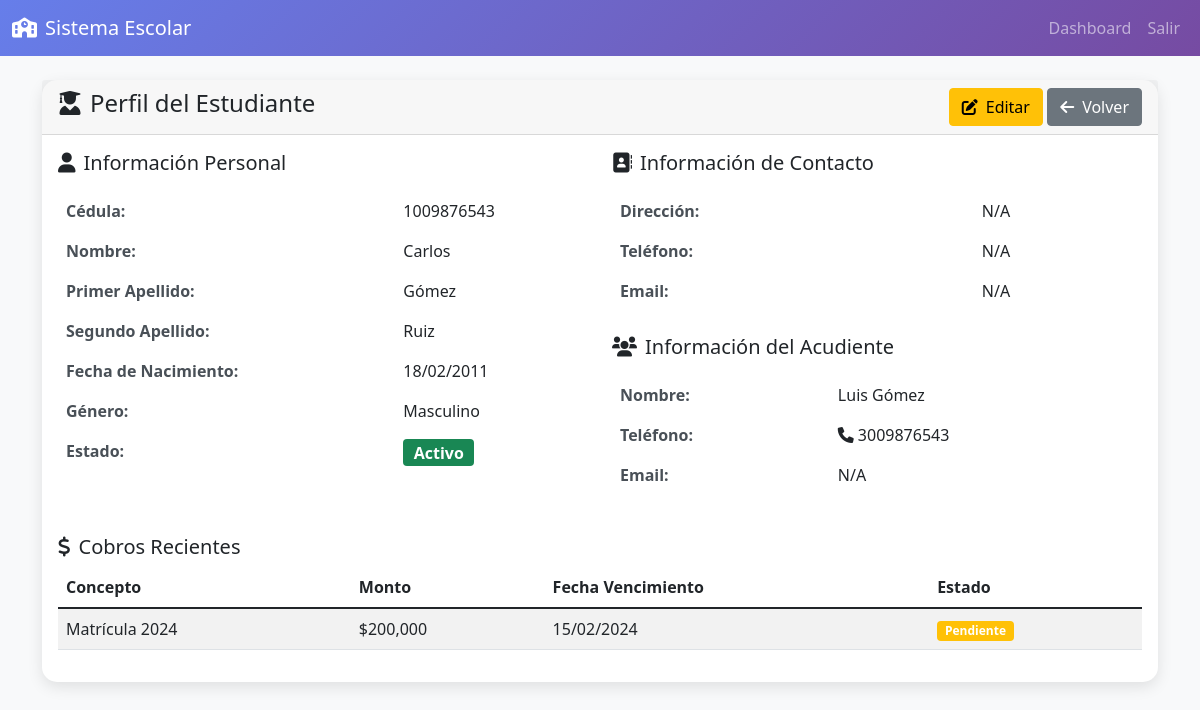
The app's page /estudiantes/ver.php?id=1009876543 (signed in) with its own data.
### tables this page shows
CREATE TABLE IF NOT EXISTS estudiantes (
    cedula VARCHAR(20) PRIMARY KEY,
    nombre VARCHAR(100) NOT NULL,
    apellido1 VARCHAR(100) NOT NULL,
    apellido2 VARCHAR(100),
    fecha_nacimiento DATE NOT NULL,
    genero ENUM('Masculino', 'Femenino', 'Otro') NOT NULL,
    direccion TEXT,
    telefono VARCHAR(20),
    email VARCHAR(100),
    acudiente_nombre VARCHAR(200),
    acudiente_telefono VARCHAR(20),
    acudiente_email VARCHAR(100),
    estado ENUM('Activo', 'Inactivo', 'Graduado', 'Retirado') DEFAULT 'Activo',
    fecha_ingreso DATE DEFAULT (CURRENT_DATE),
    observaciones TEXT,
    created_at TIMESTAMP DEFAULT CURRENT_TIMESTAMP,
    updated_at TIMESTAMP DEFAULT CURRENT_TIMESTAMP ON UPDATE CURRENT_TIMESTAMP
);

CREATE TABLE IF NOT EXISTS cobros (
    id_cobro INT AUTO_INCREMENT PRIMARY KEY,
    estudiante_id VARCHAR(20) NOT NULL,
    curso_codigo VARCHAR(20),
    concepto VARCHAR(200) NOT NULL,
    descripcion TEXT,
    monto DECIMAL(10,2) NOT NULL,
    fecha_cobro DATE DEFAULT (CURRENT_DATE),
    fecha_vencimiento DATE NOT NULL,
    fecha_pago DATE NULL,
    estado ENUM('Pendiente', 'Pagado', 'Vencido', 'Cancelado') DEFAULT 'Pendiente',
    metodo_pago ENUM('Efectivo', 'Transferencia', 'Tarjeta', 'Cheque', 'Otro'),
    numero_comprobante VARCHAR(100),
    observaciones TEXT,
    created_at TIMESTAMP DEFAULT CURRENT_TIMESTAMP,
    updated_at TIMESTAMP DEFAULT CURRENT_TIMESTAMP ON UPDATE CURRENT_TIMESTAMP,
    FOREIGN KEY (estudiante_id) REFERENCES estudiantes(cedula) ON DELETE CASCADE,
    FOREIGN KEY (curso_codigo) REFERENCES cursos(codigo) ON DELETE SET NULL
);

### estudiantes/ver.php (the view, shortened to what this page needs)
<?php
$database = new Database();
$conn = $database->getConnection();
$cedula = $_GET['id'] ?? null;
$stmt = $conn->prepare("SELECT * FROM estudiantes WHERE cedula = :cedula");
$stmt->bindParam(':cedula', $cedula);
$stmt->execute();
$estudiante = $stmt->fetch();
$stmt = $conn->prepare("SELECT * FROM cobros WHERE estudiante_id = :cedula ORDER BY fecha_cobro DESC LIMIT 5");
$stmt->bindParam(':cedula', $cedula);
$stmt->execute();
$cobros = $stmt->fetchAll();
?>
<!DOCTYPE html>
<html lang="es">
<head>
    <link href="https://cdn.jsdelivr.net/npm/bootstrap@5.1.3/dist/css/bootstrap.min.css" rel="stylesheet">
    <link href="https://cdnjs.cloudflare.com/ajax/libs/font-awesome/6.0.0/css/all.min.css" rel="stylesheet">
</head>
<body>
    <nav class="navbar navbar-expand-lg navbar-dark">
        <div class="container-fluid">
            <a class="navbar-brand" href="../dashboard.php">
                <i class="fas fa-school me-2"></i>Sistema Escolar
            </a>
            <div class="navbar-nav ms-auto">
                <a class="nav-link" href="../dashboard.php">Dashboard</a>
                <a class="nav-link" href="../logout.php">Salir</a>
            </div>
        </div>
    </nav>
    <div class="container mt-4">
        <div class="row">
            <div class="col-12">
                <div class="card">
                    <div class="card-header d-flex justify-content-between align-items-center">
                        <h4><i class="fas fa-user-graduate me-2"></i>Perfil del Estudiante</h4>
                        <div>
                            <a href="editar.php?id=<?php echo $estudiante['cedula']; ?>" class="btn btn-warning">
                                <i class="fas fa-edit me-2"></i>Editar
                            </a>
                            <a href="index.php" class="btn btn-secondary">
                                <i class="fas fa-arrow-left me-2"></i>Volver
                            </a>
                        </div>
                    </div>
                    <div class="card-body">
                        <div class="row">
                            <div class="col-md-6">
                                <h5 class="mb-3"><i class="fas fa-user me-2"></i>Información Personal</h5>
                                <table class="table table-borderless">
                                    <tr>
                                        <td class="info-label">Cédula:</td>
                                        <td class="info-value"><?php echo $estudiante['cedula']; ?></td>
                                    </tr>
                                    <tr>
                                        <td class="info-label">Nombre:</td>
                                        <td class="info-value"><?php echo htmlspecialchars($estudiante['nombre']); ?></td>
                                    </tr>
                                    <tr>
                                        <td class="info-label">Primer Apellido:</td>
                                        <td class="info-value"><?php echo htmlspecialchars($estudiante['apellido1']); ?></td>
                                    </tr>
                                    <tr>
                                        <td class="info-label">Segundo Apellido:</td>
                                        <td class="info-value"><?php echo htmlspecialchars($estudiante['apellido2'] ?? 'N/A'); ?></td>
                                    </tr>
                                    <tr>
                                        <td class="info-label">Fecha de Nacimiento:</td>
                                        <td class="info-value"><?php echo date('d/m/Y', strtotime($estudiante['fecha_nacimiento'])); ?></td>
                                    </tr>
                                    <tr>
                                        <td class="info-label">Género:</td>
                                        <td class="info-value"><?php echo $estudiante['genero']; ?></td>
                                    </tr>
                                    <tr>
                                        <td class="info-label">Estado:</td>
                                        <td class="info-value">
                                            <span class="badge bg-<?php echo $estudiante['estado'] == 'Activo' ? 'success' : 'danger'; ?> fs-6">
                                                <?php echo $estudiante['estado']; ?>
                                            </span>
                                        </td>
                                    </tr>
                                </table>
                            </div>
                            <div class="col-md-6">
                                <h5 class="mb-3"><i class="fas fa-address-book me-2"></i>Información de Contacto</h5>
                                <table class="table table-borderless">
                                    <tr>
                                        <td class="info-label">Dirección:</td>
                                        <td class="info-value"><?php echo htmlspecialchars($estudiante['direccion'] ?? 'N/A'); ?></td>
                                    </tr>
                                    <tr>
                                        <td class="info-label">Teléfono:</td>
                                        <td class="info-value">
                                            <?php if ($estudiante['telefono']): ?>
                                                <i class="fas fa-phone me-1"></i><?php echo htmlspecialchars($estudiante['telefono']); ?>
                                            <?php else: ?>
                                                N/A
                                            <?php endif; ?>
                                        </td>
                                    </tr>
                                    <tr>
                                        <td class="info-label">Email:</td>
                                        <td class="info-value">
                                            <?php if ($estudiante['email']): ?>
                                                <i class="fas fa-envelope me-1"></i><?php echo htmlspecialchars($estudiante['email']); ?>
                                            <?php else: ?>
                                                N/A
                                            <?php endif; ?>
                                        </td>
                                    </tr>
                                </table>
                                <h5 class="mb-3 mt-4"><i class="fas fa-users me-2"></i>Información del Acudiente</h5>
                                <table class="table table-borderless">
                                    <tr>
                                        <td class="info-label">Nombre:</td>
                                        <td class="info-value"><?php echo htmlspecialchars($estudiante['acudiente_nombre'] ?? 'N/A'); ?></td>
                                    </tr>
                                    <tr>
                                        <td class="info-label">Teléfono:</td>
                                        <td class="info-value">
                                            <?php if ($estudiante['acudiente_telefono']): ?>
                                                <i class="fas fa-phone me-1"></i><?php echo htmlspecialchars($estudiante['acudiente_telefono']); ?>
                                            <?php else: ?>
                                                N/A
                                            <?php endif; ?>
                                        </td>
                                    </tr>
                                    <tr>
                                        <td class="info-label">Email:</td>
                                        <td class="info-value">
                                            <?php if ($estudiante['acudiente_email']): ?>
                                                <i class="fas fa-envelope me-1"></i><?php echo htmlspecialchars($estudiante['acudiente_email']); ?>
                                            <?php else: ?>
                                                N/A
                                            <?php endif; ?>
                                        </td>
                                    </tr>
                                </table>
                            </div>
                        </div>
                        <?php if (!empty($cobros)): ?>
                        <div class="row mt-4">
                            <div class="col-12">
                                <h5><i class="fas fa-dollar-sign me-2"></i>Cobros Recientes</h5>
                                <div class="table-responsive">
                                    <table class="table table-striped">
                                        <thead>
                                            <tr>
                                                <th>Concepto</th>
                                                <th>Monto</th>
                                                <th>Fecha Vencimiento</th>
                                                <th>Estado</th>
                                            </tr>
                                        </thead>
                                        <tbody>
                                            <?php foreach ($cobros as $cobro): ?>
                                            <tr>
                                                <td><?php echo htmlspecialchars($cobro['concepto']); ?></td>
                                                <td>$<?php echo number_format($cobro['monto'], 0); ?></td>
                                                <td><?php echo date('d/m/Y', strtotime($cobro['fecha_vencimiento'])); ?></td>
                                                <td>
                                                    <span class="badge bg-<?php
                                                        echo $cobro['estado'] == 'Pagado' ? 'success' :
                                                            ($cobro['estado'] == 'Pendiente' ? 'warning' : 'danger');
                                                    ?>">
                                                        <?php echo $cobro['estado']; ?>
                                                    </span>
                                                </td>
                                            </tr>
                                            <?php endforeach; ?>
                                        </tbody>
                                    </table>
                                </div>
                            </div>
                        </div>
                        <?php endif; ?>
                    </div>
                </div>
            </div>
        </div>
    </div>
</body>
</html>

### estudiantes/ver.php (style rules this page uses)
body { background-color: #f8f9fa; }
.navbar { background: linear-gradient(135deg, #667eea 0%, #764ba2 100%); }
.card { border: none; border-radius: 15px; box-shadow: 0 5px 15px rgba(0,0,0,0.1); }
.info-label { font-weight: bold; color: #495057; }
.info-value { color: #212529; }

### records on screen
estudiantes: cedula "1009876543", nombre "Carlos", apellido1 "Gómez", apellido2 "Ruiz", fecha_nacimiento "18/02/2011", genero "Masculino", estado "Activo", direccion "N/A", acudiente_nombre "Luis Gómez", acudiente_telefono "3009876543"
cobros: concepto "Matrícula 2024", monto "200,000", fecha_vencimiento "15/02/2024", estado "Pendiente"
